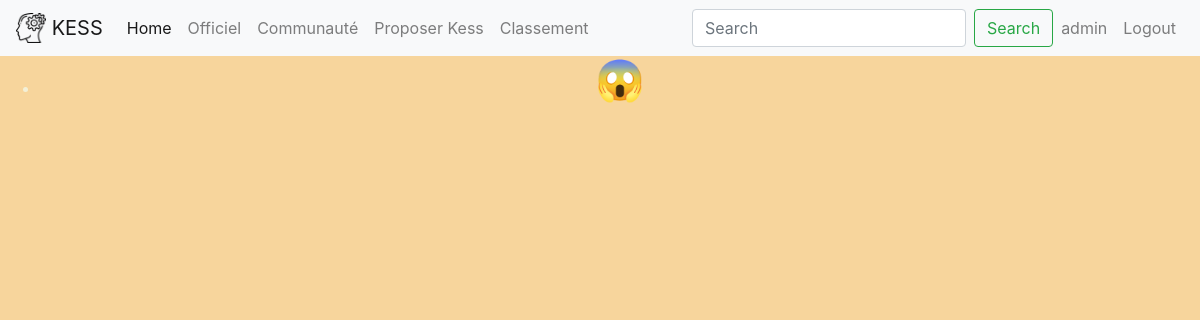
Before: /kess/ (signed in) with the older database file.
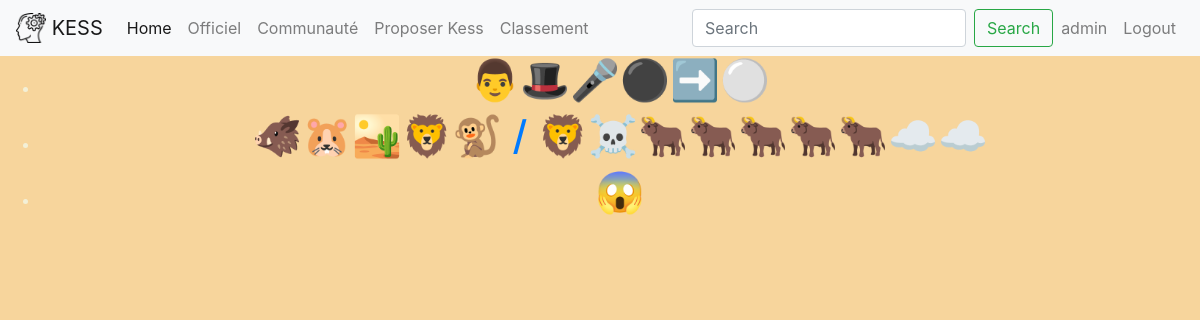
After: the same page with the newer database file.
### kess/models.py (models this page shows, shortened)
class User(AbstractBaseUser):
    id = models.UUIDField(primary_key=True, default=uuid.uuid4, editable=False)
    email = models.EmailField(
        verbose_name='email address',
        max_length=255,
        unique=True,
    )
    name = models.CharField(max_length=32, blank=False, null=False)
    points = models.IntegerField(default=None, blank=True, null=True)
    creation_date = models.DateTimeField(default=datetime.datetime.now())
    is_active = models.BooleanField(default=True)
    is_staff = models.BooleanField(default=True)
    is_superuser = models.BooleanField(default=True)
    objects = UserManager()
    USERNAME_FIELD = 'email'
    REQUIRED_FIELDS = ['name']

class Kess(models.Model):
    emoji = models.CharField(max_length=200, unique=True)
    reponse = models.CharField(max_length=200)
    is_staff = models.BooleanField(default=False)
    is_ready_to_publish = models.BooleanField(default=False)
    published_at = models.DateTimeField('date published')
    created_at = models.DateTimeField('date created')
    category = models.CharField(
        max_length=200,
        choices=[(tag.value, tag.value) for tag in CategoryChoice],
        default=CategoryChoice.DIVERS
    )
    foundList = models.TextField(default='', blank=True)
    """
    ==============================================================
    USER PART
    ==============================================================
    """

### kess/views.py (the view)
# urls.py: path('', views.index, name='index'),
def index(request):
    latest_kess_list = Kess.objects.filter(
        is_ready_to_publish=True,
    ).order_by('-published_at')[:10]
    context = {'latest_kess_list': latest_kess_list}
    return render(request, 'kess/index.html', context)

### kess/auth.py (called while the page is built)
    def get_user(self, user_id) -> typing.Optional[User]:
        try:
            return User.objects.get(id=user_id)
        except User.DoesNotExist:
            return None

### kess/templates/kess/index.html
{% include "kess/header.html" %}
{% load static %}
<link rel="stylesheet" type="text/css" href="{% static 'kess/style.css' %}">
{% if latest_kess_list %}
    <ul>
    {% for kess in latest_kess_list %}
        <li><h1>
            <a href="{% url 'kess:detail' kess.id %}">{{ kess.emoji }}</a>
        </h1></li>
    {% endfor %}
    </ul>
{% else %}
    <p>No kess are available.</p>
{% endif %}

### kess/templates/kess/header.html (shortened to what this page needs)
<link rel="stylesheet" href="https://stackpath.bootstrapcdn.com/bootstrap/4.3.1/css/bootstrap.min.css"
>
<!DOCTYPE html>
<html lang="en">
<head>
    <nav class="navbar navbar-expand-lg navbar-light bg-light">
        <a class="navbar-brand" href="/kess/">
            {% load static %} <img src="{% static 'kess/images/icon_header.png' %}" width="30" height="30"
                 class="d-inline-block align-top" alt="">
            KESS
        </a>
        <div class="collapse navbar-collapse" id="navbarSupportedContent">
            <ul class="navbar-nav mr-auto">
                <li class="nav-item active">
                    <a class="nav-link" href="/kess/">Home <span class="sr-only">(current)</span></a>
                </li>
                <li class="nav-item">
                    <a class="nav-link" href="#">Officiel</a>
                </li>
                <li class="nav-item">
                    <a class="nav-link" href="#">Communauté</a>
                </li>
                <li class="nav-item">
                    <a class="nav-link" href="/kess/add_kess/">Proposer Kess</a>
                </li>
                <li class="nav-item">
                    <a class="nav-link" href="/kess/classement">Classement</a>
                </li>
            </ul>
            <form class="form-inline my-2 my-lg-0">
                <input class="form-control mr-sm-2" type="search" placeholder="Search" aria-label="Search">
                <button class="btn btn-outline-success my-2 my-sm-0" type="submit">Search</button>
            </form>
            <ul class="userNavbar navbar-nav mr-auto">
                {% if user.is_authenticated %}
                    <li class="nav-link">{{ user.name }}</li>
                    <li>
                        <a class="nav-link" href="{% url 'logout'%}?next={{request.path}}">Logout</a>
                    </li>
                {% else %}
                    <li class="nav-item">
                        <a class="nav-link" href="{% url 'login'%}?next={{request.path}}">Login</a>
                    </li>
                {% endif %}
            </ul>
        </div>
    </nav>
</head>

### kess/static/kess/style.css (style rules this page uses)
.userNavbar { margin-right: 0px!important; }

Changed rows visible on the page:
added Kess: emoji "👨🎩🎤⚫➡⚪"
added Kess: emoji "🐗🐹🏜🦁🐒 / 🦁☠🐂🐂🐂🐂🐂☁☁"
